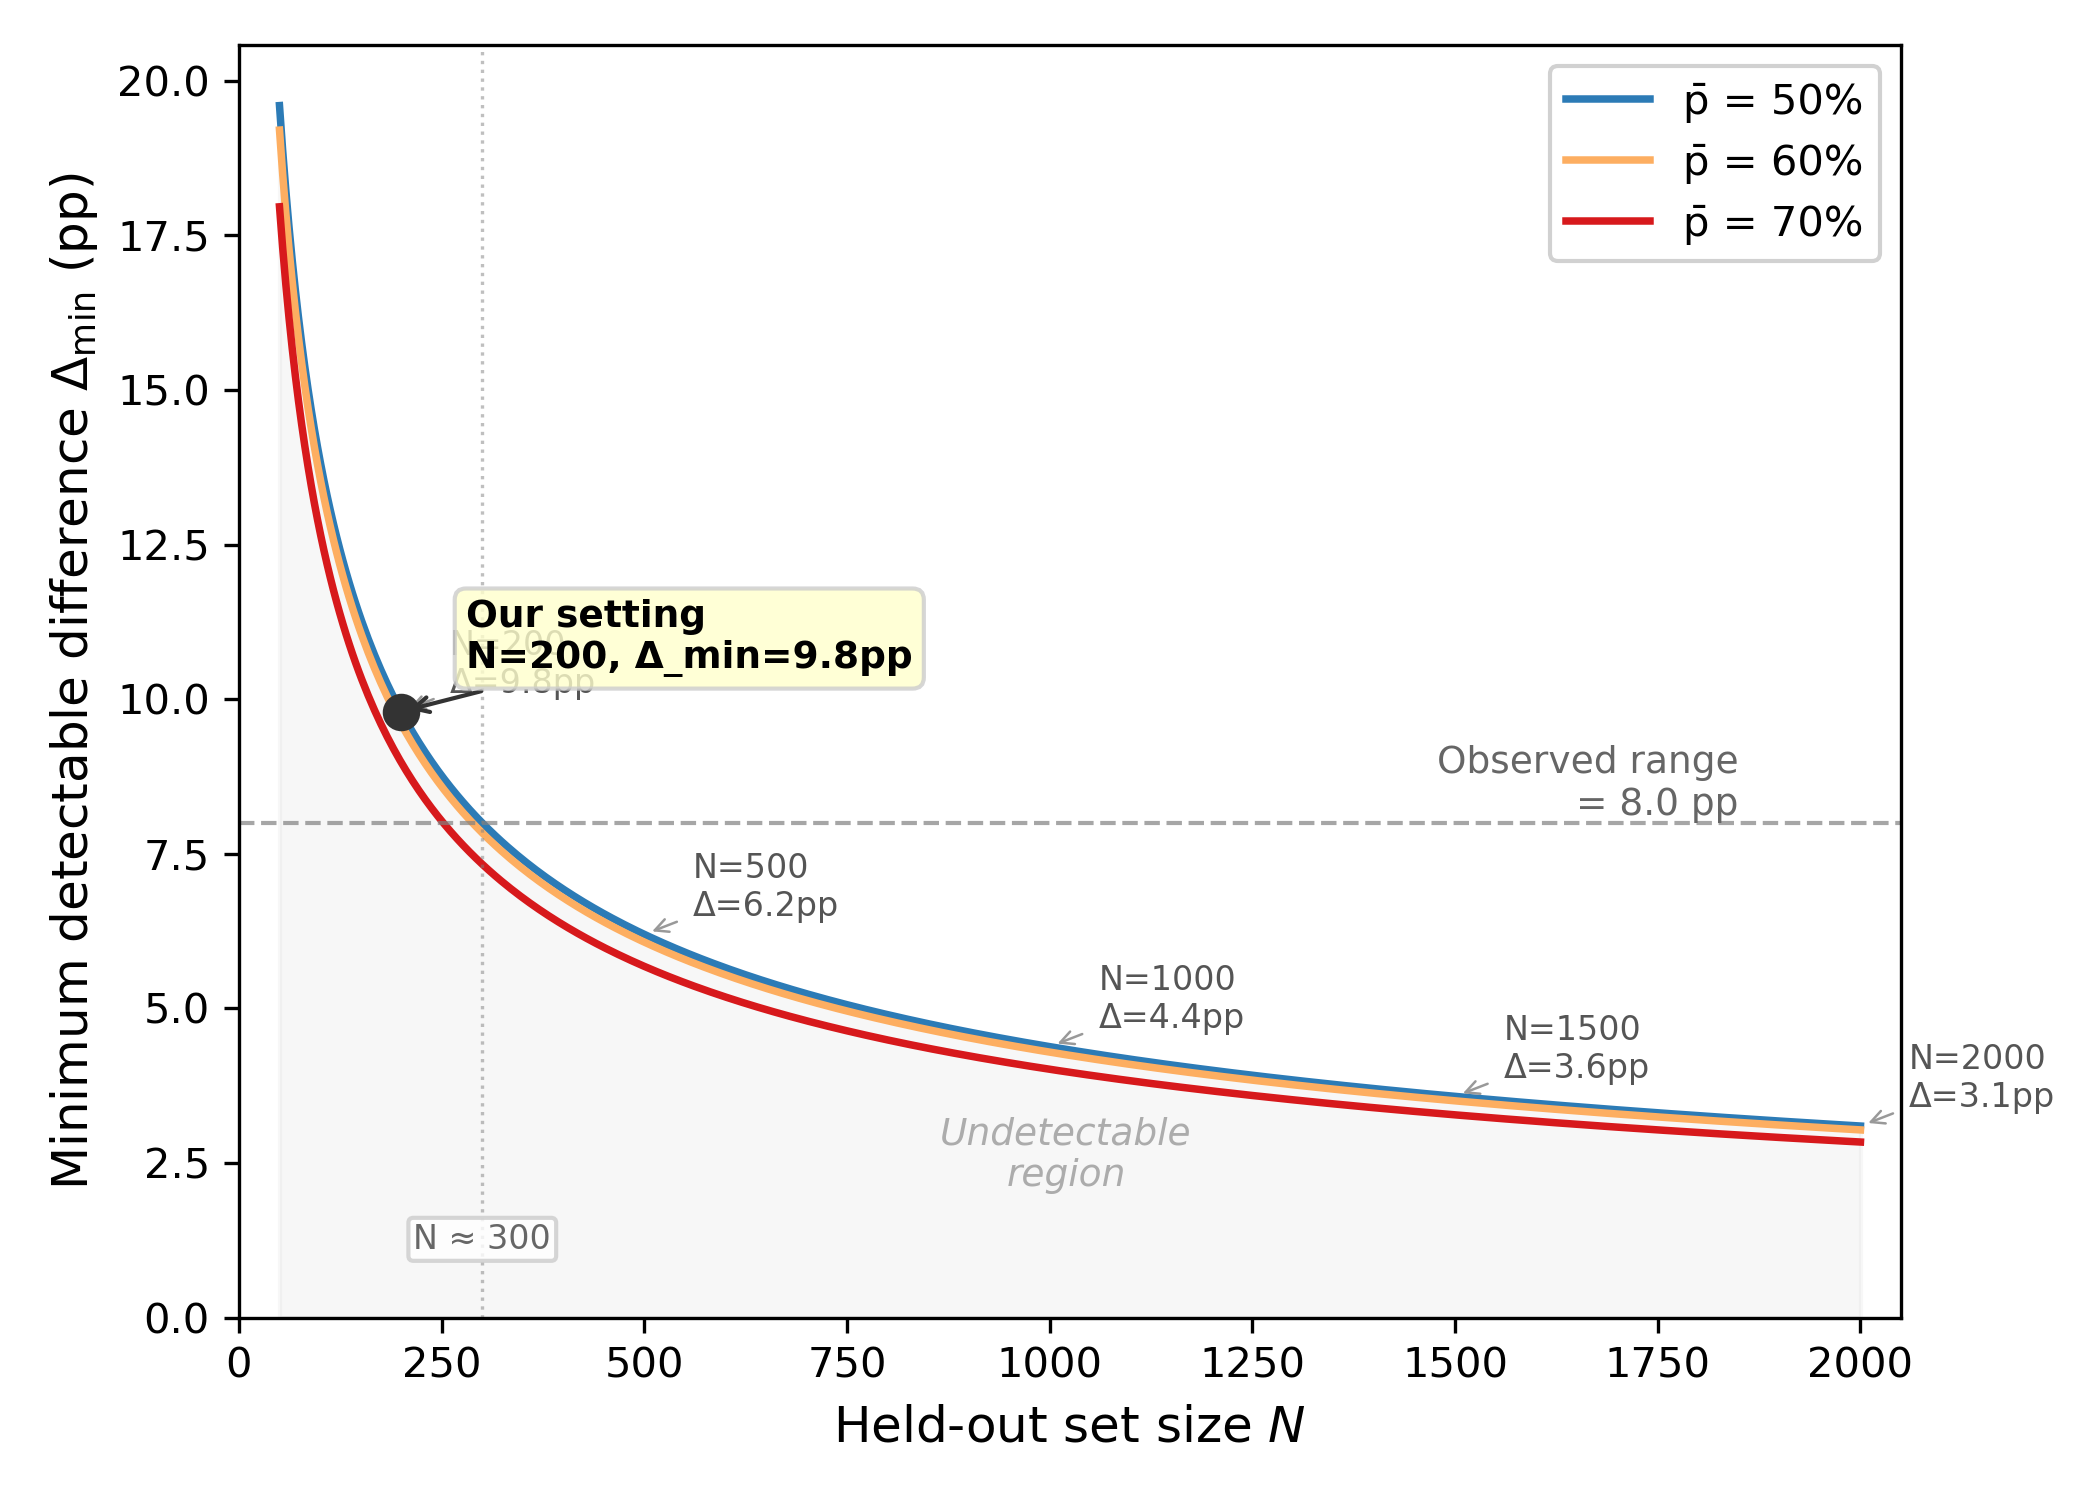

Write Python code to recreate this figure.
"""
Figure 2: Minimum detectable difference (Δ_min) as a function of held-out set size N.

Shows how many samples are needed to detect a given quality difference between
two checkpoints, using the independent two-proportion test (α=0.05).

Usage:
    python fig2_delta_min_vs_N.py

Output:
    fig2_delta_min_vs_N.png (300 DPI)
    fig2_delta_min_vs_N.pdf
"""

import matplotlib.pyplot as plt
import numpy as np

# ============================================================
# Δ_min formula: independent two-proportion test, α=0.05
# Δ_min = z_{α/2} * sqrt(2 * p̄ * (1-p̄) / N)
# ============================================================
z = 1.96
N_vals = np.linspace(50, 2000, 500)

baseline_accuracies = [0.50, 0.60, 0.70]
colors = ['#2c7bb6', '#fdae61', '#d7191c']
labels = ['p̄ = 50%', 'p̄ = 60%', 'p̄ = 70%']

fig, ax = plt.subplots(figsize=(7, 5))

# Pre-compute curves for fill
deltas = {}
for p_bar, c, lab in zip(baseline_accuracies, colors, labels):
    delta = z * np.sqrt(2 * p_bar * (1 - p_bar) / N_vals) * 100  # pp
    deltas[lab] = delta
    ax.plot(N_vals, delta, color=c, linewidth=1.8, label=lab)

# Undetectable region: fill below the most conservative (highest) Δ_min curve
# The p̄=50% curve gives the largest Δ_min → most conservative bound
delta_max = z * np.sqrt(2 * 0.50 * (1 - 0.50) / N_vals) * 100
ax.fill_between(N_vals, 0, delta_max, alpha=0.06, color='gray')
# Edge label for the region
ax.text(1020, delta_max[len(N_vals)//3] / 2,
        'Undetectable\nregion', fontsize=9, color='#999',
        ha='center', va='center', alpha=0.8,
        style='italic')

# Key reference points
ref_Ns = [200, 500, 1000, 1500, 2000]
p_bar_mid = 0.50  # match Table 3 (p̄ = 0.5)
for n in ref_Ns:
    d = z * np.sqrt(2 * p_bar_mid * (1 - p_bar_mid) / n) * 100
    ax.annotate(f'N={n}\nΔ={d:.1f}pp',
                xy=(n, d),
                xytext=(n + 60, d + 0.3),
                fontsize=8, color='#555',
                arrowprops=dict(arrowstyle='->', color='#999', lw=0.6))

# Highlight our experimental setting
ax.plot(200, 9.8, 'o', color='#333', markersize=8, zorder=5)
ax.annotate('Our setting\nN=200, Δ_min=9.8pp',
            xy=(200, 9.8),
            xytext=(280, 10.5),
            fontsize=9, fontweight='bold',
            arrowprops=dict(arrowstyle='->', color='#333', lw=1.0),
            bbox=dict(boxstyle='round,pad=0.3', facecolor='#ffffcc',
                      edgecolor='#ccc', alpha=0.8))

# Observed range in our experiment
observed_range = 8.0
ax.axhline(y=observed_range, color='gray', linestyle='--', linewidth=1.0,
           alpha=0.7)
ax.annotate(f'Observed range\n= {observed_range} pp',
            xy=(1850, observed_range),
            fontsize=9, color='#666',
            va='bottom', ha='right')

# Intersection: the minimum N where observed range becomes detectable
# N = (z / Δ)² · 2 · p̄ · (1-p̄)
n_intersect = (z / (observed_range / 100)) ** 2 * 2 * 0.50 * (1 - 0.50)
ax.axvline(x=n_intersect, color='gray', linestyle=':', linewidth=0.8,
           alpha=0.5)
ax.annotate(f'N ≈ {n_intersect:.0f}',
            xy=(n_intersect, 1.0),
            fontsize=8, color='#666',
            ha='center', va='bottom',
            bbox=dict(boxstyle='round,pad=0.15', facecolor='white',
                      edgecolor='#ccc', alpha=0.8))

# Axis labels and limits
ax.set_xlabel('Held-out set size $N$', fontsize=12)
ax.set_ylabel(r'Minimum detectable difference $\Delta_{\min}$ (pp)', fontsize=12)
ax.set_xlim(0, 2050)
ax.set_ylim(0, None)
ax.set_xticks(np.arange(0, 2101, 250))
ax.tick_params(axis='both', labelsize=10)

ax.legend(loc='upper right', fontsize=10, framealpha=0.9)

# ============================================================
# Save
# ============================================================
plt.tight_layout()
fig.savefig('fig2_delta_min_vs_N.png', dpi=300)
fig.savefig('fig2_delta_min_vs_N.pdf')
plt.show()
